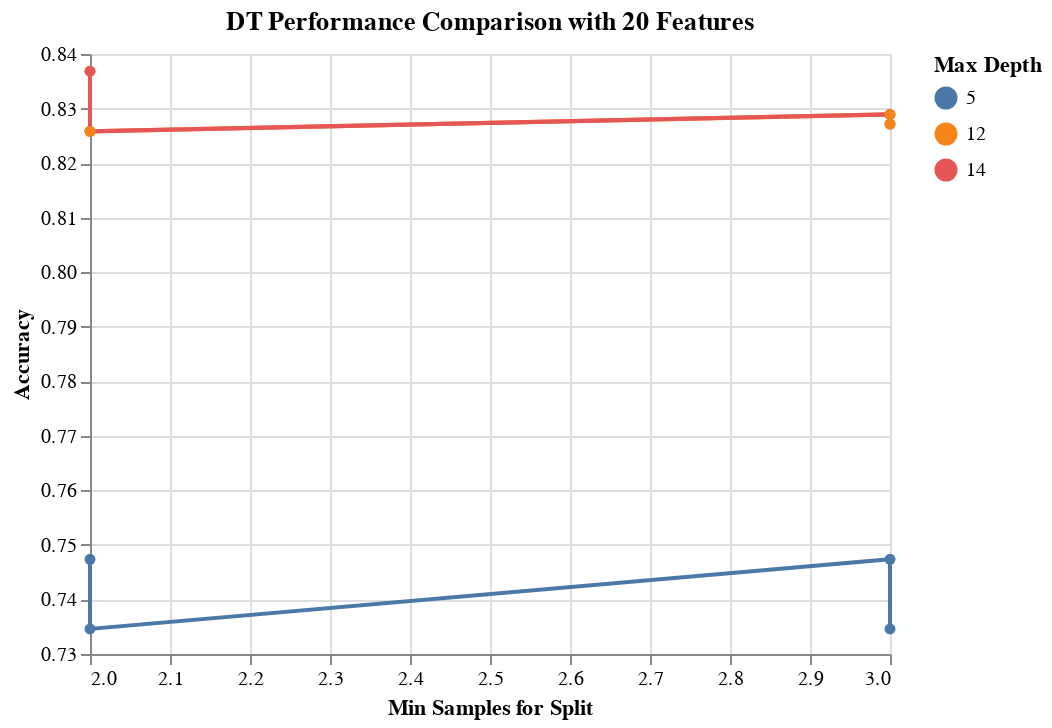

Notebook cell for this chart:
### Code cell
results_DT = get_search_results(gs_pipe_DT)

results_DT_20_features = results_DT[results_DT['rfi_fs__n_features_'] == 20.0]

alt.Chart(results_DT_20_features, 
          title='DT Performance Comparison with 20 Features'
         ).mark_line(point=True).encode(
    alt.X('dt__min_samples_split', title='Min Samples for Split'),
    alt.Y('mean_score', title='Accuracy', scale=alt.Scale(zero=False)),
    alt.Color('dt__max_depth:N', title='Max Depth')
)

### Figure 1 — Vega-Lite specification as saved in the notebook (floating-point values rounded to 4 significant figures)
{"config": {"view": {"continuousWidth": 400, "continuousHeight": 300}}, "data": {"name": "data-e13f6e617e9b61765ef2a5c36f055895"}, "mark": {"type": "line", "point": true}, "encoding": {"color": {"type": "nominal", "field": "dt__max_depth", "title": "Max Depth"}, "x": {"type": "quantitative", "field": "dt__min_samples_split", "title": "Min Samples for Split"}, "y": {"type": "quantitative", "field": "mean_score", "scale": {"zero": false}, "title": "Accuracy"}}, "title": "DT Performance Comparison with 20 Features", "$schema": "https://vega.github.io/schema/vega-lite/v4.8.1.json", "datasets": {"data-e13f6e617e9b61765ef2a5c36f055895": [{"mean_score": 0.8369, "std_score": 0.03712, "max_score": 0.9139, "min_score": 0.755, "dt__criterion": "gini", "dt__max_depth": 12, "dt__min_samples_split": 2, "rfi_fs__n_features_": 20}, {"mean_score": 0.8369, "std_score": 0.03712, "max_score": 0.9139, "min_score": 0.755, "dt__criterion": "gini", "dt__max_depth": 14, "dt__min_samples_split": 2, "rfi_fs__n_features_": 20}, {"mean_score": 0.8289, "std_score": 0.03302, "max_score": 0.9073, "min_score": 0.7616, "dt__criterion": "gini", "dt__max_depth": 14, "dt__min_samples_split": 3, "rfi_fs__n_features_": 20}, {"mean_score": 0.8289, "std_score": 0.03302, "max_score": 0.9073, "min_score": 0.7616, "dt__criterion": "gini", "dt__max_depth": 12, "dt__min_samples_split": 3, "rfi_fs__n_features_": 20}, {"mean_score": 0.8272, "std_score": 0.02182, "max_score": 0.8618, "min_score": 0.7881, "dt__criterion": "entropy", "dt__max_depth": 14, "dt__min_samples_split": 3, "rfi_fs__n_features_": 20}, {"mean_score": 0.8272, "std_score": 0.02182, "max_score": 0.8618, "min_score": 0.7881, "dt__criterion": "entropy", "dt__max_depth": 12, "dt__min_samples_split": 3, "rfi_fs__n_features_": 20}, {"mean_score": 0.8258, "std_score": 0.02124, "max_score": 0.8684, "min_score": 0.7947, "dt__criterion": "entropy", "dt__max_depth": 14, "dt__min_samples_split": 2, "rfi_fs__n_features_": 20}, {"mean_score": 0.8258, "std_score": 0.02124, "max_score": 0.8684, "min_score": 0.7947, "dt__criterion": "entropy", "dt__max_depth": 12, "dt__min_samples_split": 2, "rfi_fs__n_features_": 20}, {"mean_score": 0.7474, "std_score": 0.03075, "max_score": 0.8013, "min_score": 0.6821, "dt__criterion": "gini", "dt__max_depth": 5, "dt__min_samples_split": 2, "rfi_fs__n_features_": 20}, {"mean_score": 0.7474, "std_score": 0.03075, "max_score": 0.8013, "min_score": 0.6821, "dt__criterion": "gini", "dt__max_depth": 5, "dt__min_samples_split": 3, "rfi_fs__n_features_": 20}, {"mean_score": 0.7346, "std_score": 0.03609, "max_score": 0.8079, "min_score": 0.6908, "dt__criterion": "entropy", "dt__max_depth": 5, "dt__min_samples_split": 3, "rfi_fs__n_features_": 20}, {"mean_score": 0.7346, "std_score": 0.03609, "max_score": 0.8079, "min_score": 0.6908, "dt__criterion": "entropy", "dt__max_depth": 5, "dt__min_samples_split": 2, "rfi_fs__n_features_": 20}]}}
